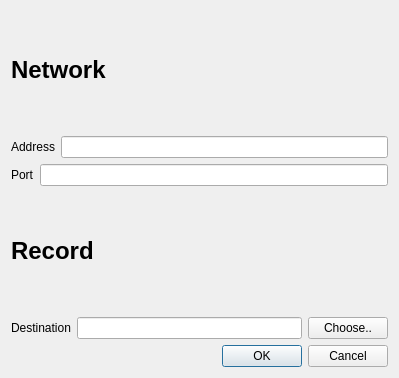
<?xml version="1.0" encoding="UTF-8"?>
<ui version="4.0">
 <class>SettingsWindow</class>
 <widget class="QDialog" name="SettingsWindow">
  <property name="geometry">
   <rect>
    <x>0</x>
    <y>0</y>
    <width>399</width>
    <height>378</height>
   </rect>
  </property>
  <property name="windowTitle">
   <string>Settings</string>
  </property>
  <layout class="QVBoxLayout" name="verticalLayout">
   <item>
    <widget class="QLabel" name="label_4">
     <property name="text">
      <string>&lt;html&gt;&lt;head/&gt;&lt;body&gt;&lt;p&gt;&lt;span style=&quot; font-size:18pt; font-weight:700;&quot;&gt;Network&lt;/span&gt;&lt;/p&gt;&lt;/body&gt;&lt;/html&gt;</string>
     </property>
     <property name="textFormat">
      <enum>Qt::RichText</enum>
     </property>
    </widget>
   </item>
   <item>
    <layout class="QHBoxLayout" name="horizontalLayout_3">
     <item>
      <widget class="QLabel" name="label_5">
       <property name="text">
        <string>Address</string>
       </property>
      </widget>
     </item>
     <item>
      <widget class="QLineEdit" name="leNetworkAddress"/>
     </item>
    </layout>
   </item>
   <item>
    <layout class="QHBoxLayout" name="horizontalLayout_4">
     <item>
      <widget class="QLabel" name="label_6">
       <property name="text">
        <string>Port</string>
       </property>
      </widget>
     </item>
     <item>
      <widget class="QLineEdit" name="leNetworkPort"/>
     </item>
    </layout>
   </item>
   <item>
    <widget class="QLabel" name="label_7">
     <property name="text">
      <string>&lt;html&gt;&lt;head/&gt;&lt;body&gt;&lt;p&gt;&lt;span style=&quot; font-size:18pt; font-weight:700;&quot;&gt;Record&lt;/span&gt;&lt;/p&gt;&lt;/body&gt;&lt;/html&gt;</string>
     </property>
     <property name="textFormat">
      <enum>Qt::RichText</enum>
     </property>
    </widget>
   </item>
   <item>
    <layout class="QHBoxLayout" name="horizontalLayout_5">
     <item>
      <widget class="QLabel" name="label_8">
       <property name="text">
        <string>Destination</string>
       </property>
      </widget>
     </item>
     <item>
      <widget class="QLineEdit" name="leDestination"/>
     </item>
     <item>
      <widget class="QPushButton" name="bChoose">
       <property name="text">
        <string>Choose..</string>
       </property>
      </widget>
     </item>
    </layout>
   </item>
   <item>
    <widget class="QDialogButtonBox" name="buttonBox">
     <property name="orientation">
      <enum>Qt::Horizontal</enum>
     </property>
     <property name="standardButtons">
      <set>QDialogButtonBox::Cancel|QDialogButtonBox::Ok</set>
     </property>
    </widget>
   </item>
  </layout>
 </widget>
 <resources/>
 <connections>
  <connection>
   <sender>buttonBox</sender>
   <signal>accepted()</signal>
   <receiver>SettingsWindow</receiver>
   <slot>accept()</slot>
   <hints>
    <hint type="sourcelabel">
     <x>230</x>
     <y>364</y>
    </hint>
    <hint type="destinationlabel">
     <x>157</x>
     <y>274</y>
    </hint>
   </hints>
  </connection>
  <connection>
   <sender>buttonBox</sender>
   <signal>rejected()</signal>
   <receiver>SettingsWindow</receiver>
   <slot>reject()</slot>
   <hints>
    <hint type="sourcelabel">
     <x>298</x>
     <y>370</y>
    </hint>
    <hint type="destinationlabel">
     <x>286</x>
     <y>274</y>
    </hint>
   </hints>
  </connection>
 </connections>
</ui>
